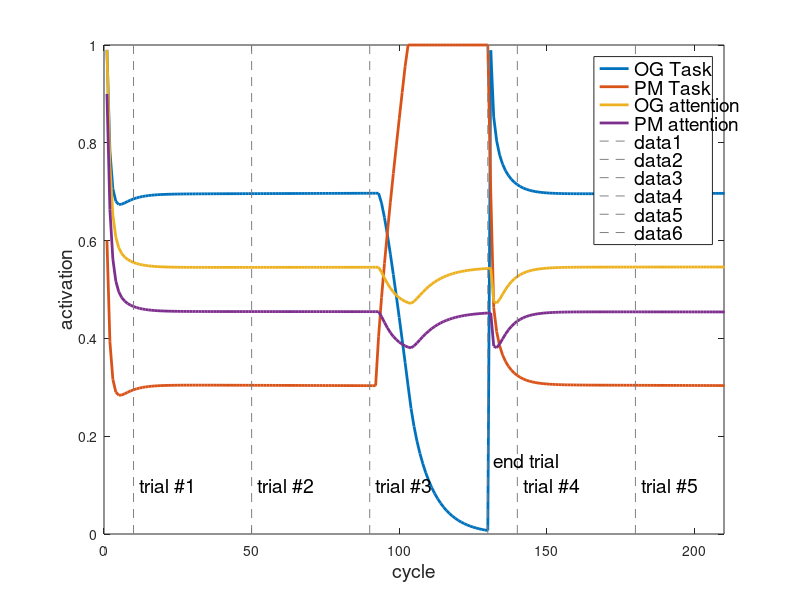

Write the MATLAB code that produced this figure.

x = [-1:0.2:5];
x = 1;
cycs = 250;

%{
I = 0;
li = -2; % lateral inhibition
se = -2; % self-excitation
ve = 0; % vertical excitation
ci = 0; % cross-inhibition
step = 0.2;
%}

I = 3;
li = -2; % lateral inhibition
se = -2 + 0.001; % self-excitation
ve = -1; % vertical excitation
ci = -1; % cross-inhibition
step = 0.1;


W = [
    se li ve ci 0;
    li se ci ve 0;
    ve ci se li 0;
    ci ve li se 0;
    0 0 0 0 0;
    ];
b_high = [I I I I 0];
b_low = b_high / 10;
b = b_high;
init_a = [0.99 0.6 0.99 0.9 0];

z = zeros(size(x, 2));

for i = 1:size(x, 2)
    for j = 1:size(x, 2)
        a1 = x(i);
        a2 = x(j);
 
        a = [a1 a2 a1 a2];
        if size(x, 2) == 1
            a = init_a;
        end
        net = [0 0 0 0];
        avg = [0 0 0 0];
        act = zeros(cycs+1, 5);
                                                %act(1,:) = 1 ./ (1 + exp(-a));
                                                act(1,:) = a;
        for cyc = 1:cycs
            net = a * W + b;
            
            if cyc > 90 && cyc < 130
                b(2) = 4;
            else
                if cyc == 130 || cyc == 131
                    a(1:2) = init_a(1:2);
                end
                b(2) = I;
            end
            
            
            %b = b - b * 0.00001;
            
            %{
            if cyc > 50 && cyc < 70
                b = b_low;
            else
                b = b_high;
            end
            %}

            
            %if cyc > 20 && cyc < 40
            %    b(5) = 15;
            %else
            %    b(5) = I;
            %end
            
                                                da = net;
                                                %da = -a + quadsquare(b + a * W);
            a = a + step * da;
            a = min(a, 1);
            a = max(a, 0);
                                                %act(cyc+1,:) = 1 ./ (1 + exp(-a));
                                                act(cyc+1,:) = a;
        end
        z(i, j) = norm(act(end,:) - act(1,:));
        
        if size(x, 2) == 1
            figure;
            
            plot(act(:,1:4), 'LineWidth', 2);
            ylim([0 1]);
            xlim([0 210]);
            legend('OG Task', 'PM Task', 'OG attention', 'PM attention', 'Load');
            ylabel('activation');
            xlabel('cycle');
            line([10 10],ylim, 'LineStyle', '--', 'Color',[0.5 0.5 0.5]);
            line([50 50],ylim, 'LineStyle', '--', 'Color',[0.5 0.5 0.5]);
            line([90 90],ylim, 'LineStyle', '--', 'Color',[0.5 0.5 0.5]);
            
            line([130 130],ylim, 'LineStyle', '--', 'Color',[0.5 0.5 0.5]);
            line([140 140],ylim, 'LineStyle', '--', 'Color',[0.5 0.5 0.5]);
            line([180 180],ylim, 'LineStyle', '--', 'Color',[0.5 0.5 0.5]);
            
            text(12, 0.1, 'trial #1');
            text(52, 0.1, 'trial #2');
            
            text(92, 0.1, 'trial #3');
            text(132, 0.15, 'end trial');            
            text(142, 0.1, 'trial #4');
            text(182, 0.1, 'trial #5');
            
            %title('Ongoing Trials, 5 WM units');            
            %title('Task Switch, 5 WM units');
            
            figureHandle = gcf;
            set(findall(figureHandle,'type','text'),'fontSize',14);
        end
    end
end

if size(x, 2) > 1
    figure;
    surf(x, x, z);
end